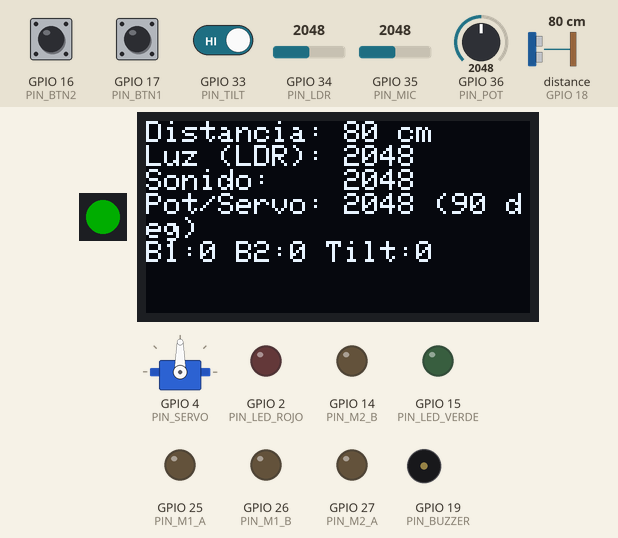
Bench run of a sketch on a simulated ESP32. On the bench: 1 RGB LEDs in strip order, left to right, servo, 128×64 one-colour display, output pins drawn as LEDs (lit = HIGH), buzzer (waves = sounding). Wiring (inferred from the names in the program): ultrasonic range finder: trigger GPIO 5; echo GPIO 18. The inputs (shaded band) are chosen by the test bench; at power-on: distance to the obstacle (sensor on GPIO 18) 80 cm, GPIO 36 (PIN_POT) = 2048, GPIO 16 (PIN_BTN2) HIGH, GPIO 17 (PIN_BTN1) HIGH, GPIO 33 (PIN_TILT) HIGH, GPIO 34 (PIN_LDR) = 2048, GPIO 35 (PIN_MIC) = 2048. The echo pulse lasts 58.3 µs per cm; dim RGB values are drawn brighter than linear; pins used as bus, display or sensor lines are not drawn; what the sketch prints to the serial monitor is not drawn.

Above: at 2.6 s.
2.7 s: distance to the obstacle (sensor on GPIO 18) set to 11 cm
At 3.8 s:
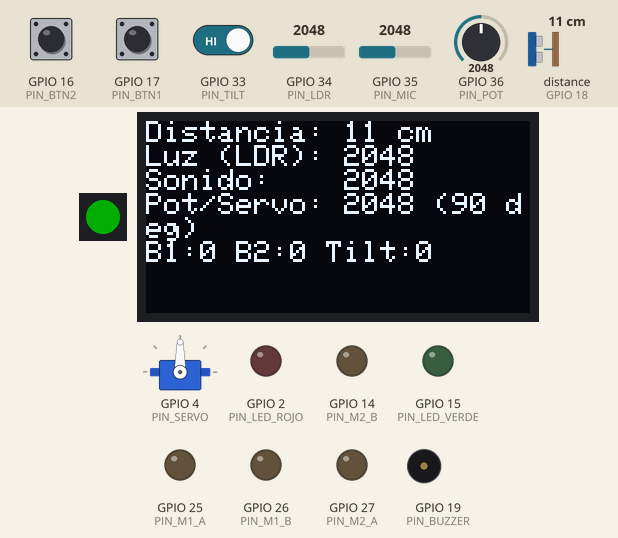
4.2 s: distance to the obstacle (sensor on GPIO 18) set to 8 cm
At 4.35 s:
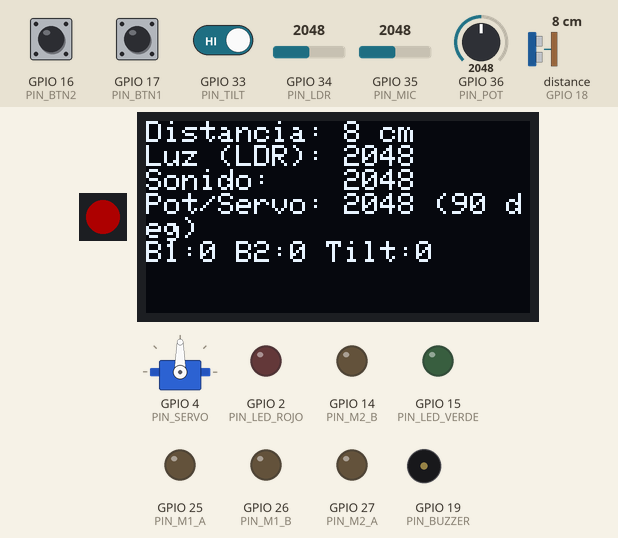
5.9 s: GPIO 36 (PIN_POT) set to 2866
At 6.0 s:
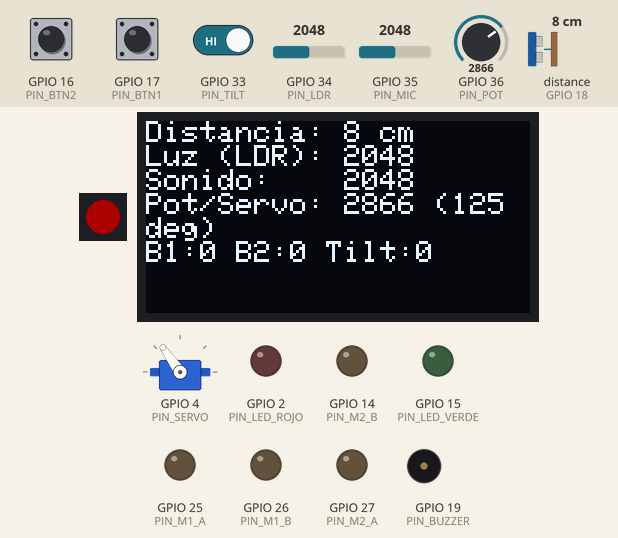
7.7 s: GPIO 16 (PIN_BTN2) pulled LOW for 0.15 s
At 7.91 s:
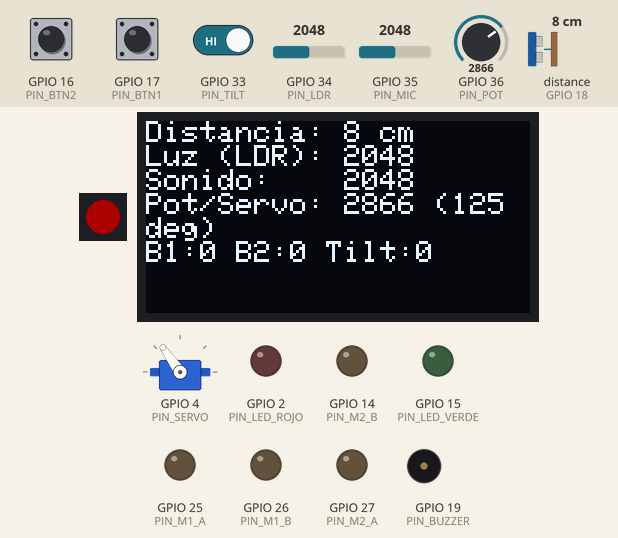
9.3 s: GPIO 17 (PIN_BTN1) pulled LOW for 0.15 s
At 9.48 s:
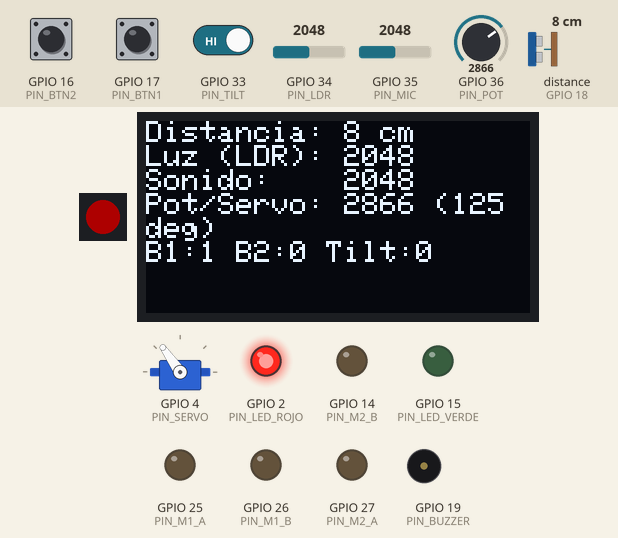
10.9 s: GPIO 36 (PIN_POT) set to 3972
At 11.08 s:
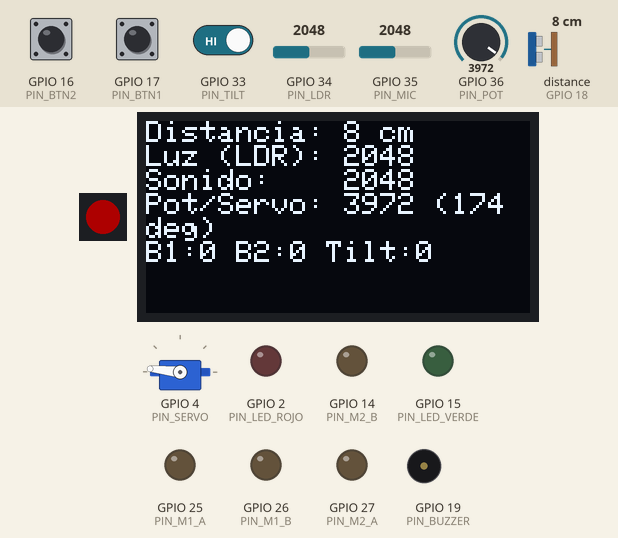
Timing chart, 0 to 13.7 s (numbered marks = the images above; inputs shaded):
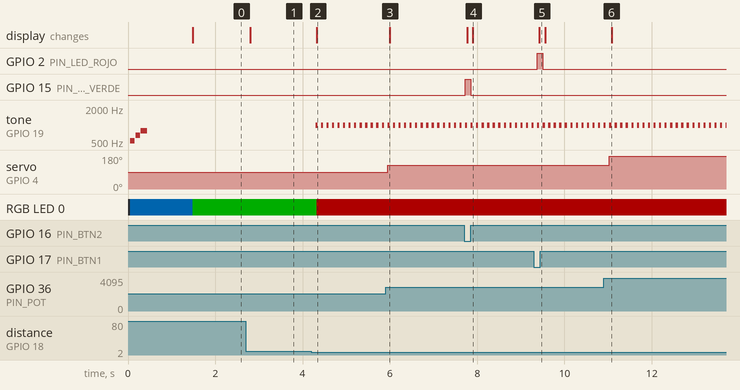

Measured:
- the behaviour switches between 10 and 9 cm on distance to the obstacle (sensor on GPIO 18) (found by bisection; images 1 and 2)
- after the input at 2.7 s, the display: changes after 0.10 s (image 1)
- after the input at 4.2 s, tone on GPIO 19 (PIN_BUZZER): alternates 1000 Hz for 0.05 s and silent for 0.08 s, starting after 0.10 s; RGB LED 0: RGB(0, 50, 0) → RGB(50, 0, 0) after 0.12 s; the display: changes after 0.12 s (image 2)
- after the input at 5.9 s, servo on GPIO 4 (PIN_SERVO): 90° → 125° after 0.05 s; the display: changes after 0.10 s (image 3)
- after the input at 7.7 s, GPIO 15 (PIN_LED_VERDE): LOW → HIGH at once, → LOW 0.13 s later; the display: first changes after 0.08 s (image 4 shows a later state)
- after the input at 9.3 s, GPIO 2 (PIN_LED_ROJO): LOW → HIGH after 0.08 s, → LOW 0.13 s later; the display: changes after 0.13 s (image 5)
- after the input at 10.9 s, servo on GPIO 4 (PIN_SERVO): 125° → 174° after 0.13 s; the display: changes after 0.18 s (image 6)

The sketch:

ChamoMaker_Test.ino
```cpp
/*
 * ChamoMaker v1.0 — Firmware de Prueba de Fábrica (Self-Test)
 * Iniciativa Comunitaria: Fundación Infocentro & Origenbotics
 * Web: https://infocentroaguascalientes.com/autana/
 * TikTok: @origenbotics
 * Patrocinado por: PCBWay
 *
 * Prueba todos los sensores, actuadores y periféricos integrados:
 * - Pantalla OLED SSD1306 (I2C)
 * - Sensor de Ultrasonido HC-SR04
 * - Motores DC (Driver MX1508)
 * - Servomotor SG90
 * - LED RGB Neopixel WS2812B
 * - Buzzer piezoeléctrico
 * - LDR (Luz), Micrófono (Sonido), Sensor de inclinación (Tilt), Potenciómetro
 * - Pulsadores táctiles y LEDs de estado
 */

#include <Wire.h>
#include <Adafruit_GFX.h>
#include <Adafruit_SSD1306.h>
#include <Adafruit_NeoPixel.h>
#include <ESP32Servo.h>

// Definición de pines del ChamoMaker
#define PIN_OLED_SDA     21
#define PIN_OLED_SCL     22
#define PIN_SONAR_TRIG   5
#define PIN_SONAR_ECHO   18
#define PIN_NEOPIXEL     23
#define PIN_BUZZER       19
#define PIN_SERVO        4
#define PIN_LED_ROJO     2
#define PIN_LED_VERDE    15
#define PIN_BTN1         17
#define PIN_BTN2         16
#define PIN_POT          36 // VP (ADC1)
#define PIN_LDR          34 // ADC1
#define PIN_MIC          35 // ADC1
#define PIN_TILT         33

// Pines del Driver de Motores MX1508
#define PIN_M1_A         25
#define PIN_M1_B         26
#define PIN_M2_A         27
#define PIN_M2_B         14

// Inicialización de periféricos
#define SCREEN_WIDTH 128
#define SCREEN_HEIGHT 64
Adafruit_SSD1306 display(SCREEN_WIDTH, SCREEN_HEIGHT, &Wire, -1);
Adafruit_NeoPixel rgb(1, PIN_NEOPIXEL, NEO_GRB + NEO_KHZ800);
Servo servo;

void setup() {
  Serial.begin(115200);
  Serial.println("Iniciando ChamoMaker v1.0 Self-Test...");

  // Configuración de Pines
  pinMode(PIN_SONAR_TRIG, OUTPUT);
  pinMode(PIN_SONAR_ECHO, INPUT);
  pinMode(PIN_BUZZER, OUTPUT);
  pinMode(PIN_LED_ROJO, OUTPUT);
  pinMode(PIN_LED_VERDE, OUTPUT);
  pinMode(PIN_BTN1, INPUT_PULLUP);
  pinMode(PIN_BTN2, INPUT_PULLUP);
  pinMode(PIN_TILT, INPUT_PULLUP);

  pinMode(PIN_M1_A, OUTPUT);
  pinMode(PIN_M1_B, OUTPUT);
  pinMode(PIN_M2_A, OUTPUT);
  pinMode(PIN_M2_B, OUTPUT);

  // Inicializar NeoPixel
  rgb.begin();
  rgb.setBrightness(50);
  rgb.setPixelColor(0, rgb.Color(0, 150, 255)); // Azul
  rgb.show();

  // Inicializar Servo
  servo.attach(PIN_SERVO);
  servo.write(90);

  // Inicializar Pantalla OLED
  Wire.begin(PIN_OLED_SDA, PIN_OLED_SCL);
  if (display.begin(SSD1306_SWITCHCAPVCC, 0x3C)) {
    display.clearDisplay();
    display.setTextColor(WHITE);
    display.setTextSize(1);
    display.setCursor(15, 10);
    display.println("CHAMOMAKER v1.0");
    display.setCursor(20, 25);
    display.println("ORIGENBOTICS");
    display.setCursor(10, 40);
    display.println("FUND. INFOCENTRO");
    display.display();
  }

  // Melodía de bienvenida en el Buzzer
  tone(PIN_BUZZER, 523, 100); delay(120);
  tone(PIN_BUZZER, 659, 100); delay(120);
  tone(PIN_BUZZER, 784, 150); delay(160);
  noTone(PIN_BUZZER);
  delay(1000);
}

long leerDistanciaCM() {
  digitalWrite(PIN_SONAR_TRIG, LOW);
  delayMicroseconds(2);
  digitalWrite(PIN_SONAR_TRIG, HIGH);
  delayMicroseconds(10);
  digitalWrite(PIN_SONAR_TRIG, LOW);
  long duracion = pulseIn(PIN_SONAR_ECHO, HIGH, 30000);
  if (duracion == 0) return 999;
  return duracion / 58;
}

void loop() {
  // Lectura de Sensores
  int pot = analogRead(PIN_POT);
  int ldr = analogRead(PIN_LDR);
  int mic = analogRead(PIN_MIC);
  long dist = leerDistanciaCM();
  bool btn1 = (digitalRead(PIN_BTN1) == LOW);
  bool btn2 = (digitalRead(PIN_BTN2) == LOW);
  bool tilt = (digitalRead(PIN_TILT) == LOW);

  // Control de LEDs con los botones
  digitalWrite(PIN_LED_ROJO, btn1 ? HIGH : LOW);
  digitalWrite(PIN_LED_VERDE, btn2 ? HIGH : LOW);

  // Mover Servo proporcional al potenciómetro (0 - 180 grados)
  int angulo = map(pot, 0, 4095, 0, 180);
  servo.write(angulo);

  // Si detecta obstáculo a menos de 10 cm, emitir alarma
  if (dist < 10) {
    tone(PIN_BUZZER, 1000, 50);
    rgb.setPixelColor(0, rgb.Color(255, 0, 0)); // Rojo
  } else if (tilt) {
    rgb.setPixelColor(0, rgb.Color(255, 150, 0)); // Naranja (inclinado)
  } else {
    rgb.setPixelColor(0, rgb.Color(0, 255, 0)); // Verde
  }
  rgb.show();

  // Actualizar OLED con telemetría en tiempo real
  display.clearDisplay();
  display.setTextSize(1);
  display.setCursor(0, 0);
  display.printf("Distancia: %ld cm\n", dist);
  display.printf("Luz (LDR): %d\n", ldr);
  display.printf("Sonido:    %d\n", mic);
  display.printf("Pot/Servo: %d (%d deg)\n", pot, angulo);
  display.printf("B1:%d B2:%d Tilt:%d\n", btn1, btn2, tilt);
  display.display();

  delay(100);
}
```
